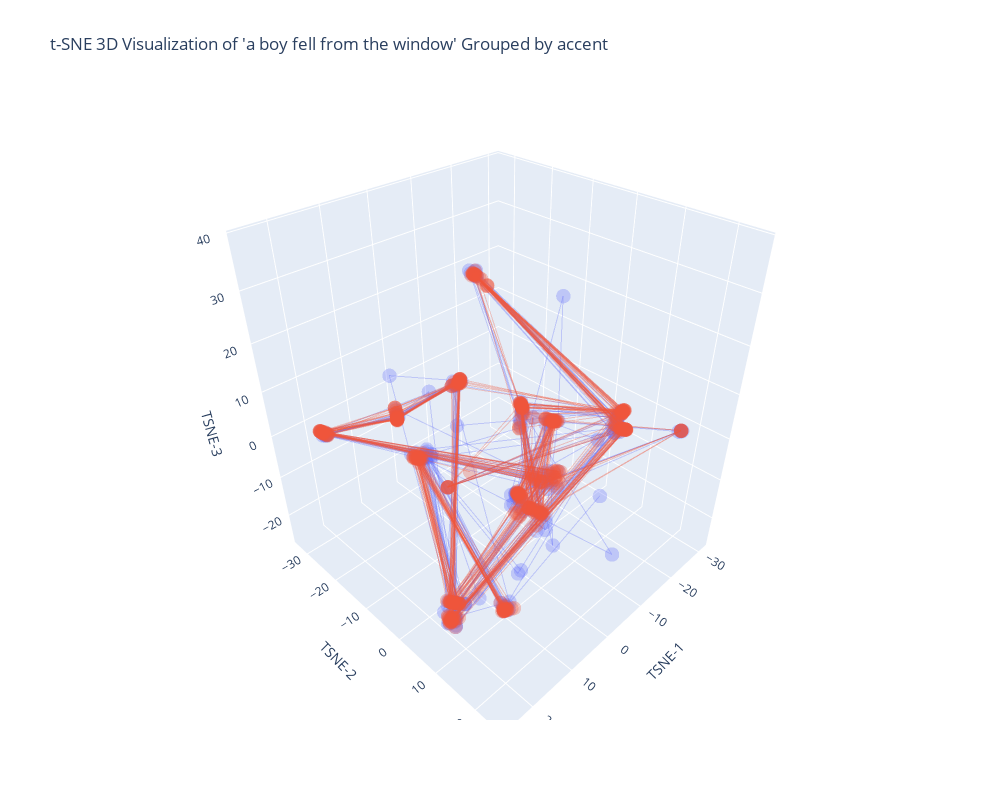

Notebook cell for this chart:
### Markdown cell above
## 2. Trajectory distribution of all talkers under the same sentence.

### Code cell
import plotly.graph_objects as go
import plotly.express as px

filtered_df = df[df['Sentence'] == 'a boy fell from the window']

categories = filtered_df['Category'].unique()
colors = px.colors.qualitative.Plotly  
color_map = {category: colors[i % len(colors)] for i, category in enumerate(categories)}

fig = go.Figure()
for talker_id in filtered_df['ID'].unique():
    talker_data = filtered_df[filtered_df['ID'] == talker_id].sort_values(by='Diphoneme')
    category = talker_data['Category'].iloc[0]
    
    fig.add_trace(go.Scatter3d(
        x=talker_data['TSNE-1'],
        y=talker_data['TSNE-2'],
        z=talker_data['TSNE-3'],
        mode='lines+markers', 

        name=f"{talker_id} (Category: {category})",  
        line=dict(width=2, color=color_map[category]),  
        marker=dict(size=5),
        text=talker_data['Diphoneme'], 
        hoverinfo='text',
        opacity=0.3  
    ))



fig.update_layout(
    showlegend=False, 
    title="t-SNE 3D Visualization of 'a boy fell from the window' Grouped by accent",
    scene=dict(
        xaxis_title='TSNE-1',
        yaxis_title='TSNE-2',
        zaxis_title='TSNE-3'
    ),
    width=1000,  
    height=800   
)

fig.show()

### Figure 1 — Plotly figure (JSON) as saved in the notebook; plotly's stock layout.template omitted (floating-point values rounded to 4 significant figures)
{"data": [{"hoverinfo": "text", "line": {"color": "#636EFA", "width": 2}, "marker": {"size": 5}, "mode": "lines+markers", "name": "ALL_005_M_CMN_ENG_HT1 (Category: L2)", "opacity": 0.3, "text": ["aɪf", "baɪ", "doʊ", "fæ", "fɹ", "lf", "mð", "nd", "wɪ", "æl", "ðw", "ɪn", "ɹʌ", "ʌb", "ʌm"], "type": "scatter3d", "x": [-0.09753, 17.54, 22.55, 25.06, 0.2678, 20.92, 0.7552, -11.16, 20.01, -29.06, 6.717, -18.54, 1.544, -6.229, -3.119], "y": [23.75, 17.65, 6.187, 13.13, 9.599, -26.0, -30.82, -26.14, 5.311, 3.096, -1.153, -14.05, 9.391, 3.87, -1.501], "z": [21.64, -11.44, 15.89, -8.235, -0.7304, 1.634, -6.836, -2.24, -24.75, -8.822, 37.94, -8.852, -11.48, 5.697, -15.37]}, {"hoverinfo": "text", "line": {"color": "#636EFA", "width": 2}, "marker": {"size": 5}, "mode": "lines+markers", "name": "ALL_011_F_CMN_ENG_HT1 (Category: L2)", "opacity": 0.3, "text": ["boʊ", "doʊ", "fæ", "fɹ", "lf", "mð", "nd", "oʊf", "wɪ", "æl", "ðw", "ɪn", "ɹʌ", "ʌb", "ʌm"], "type": "scatter3d", "x": [18.05, 23.73, 24.34, -0.3338, 21.21, 0.6527, -11.33, 0.3029, 19.04, -30.9, 6.618, -18.75, 0.2389, -6.292, -4.05], "y": [18.64, 6.319, 13.37, 10.11, -26.87, -31.49, -26.09, 23.53, 5.413, 4.585, -0.1453, -13.97, 7.613, 5.912, -0.2223], "z": [-11.15, 16.29, -8.932, 0.3852, 2.259, -7.588, -2.264, 21.28, -24.46, -8.221, 37.49, -9.015, -8.294, 7.349, -12.63]}, {"hoverinfo": "text", "line": {"color": "#636EFA", "width": 2}, "marker": {"size": 5}, "mode": "lines+markers", "name": "ALL_012_M_CMN_ENG_HT1 (Category: L2)", "opacity": 0.3, "text": ["bɔɪ", "doʊ", "fæ", "fɹ", "lf", "mð", "nd", "wɪ", "æl", "ðʌ", "ɔɪf", "ɪn", "ɹʌ", "ʌb", "ʌm", "ʌw"], "type": "scatter3d", "x": [18.45, 23.11, 24.6, -1.044, 21.23, 0.6183, -14.0, 19.84, -29.04, 11.27, 0.414, -20.72, 2.124, -5.964, -4.746, -18.64], "y": [17.89, 5.984, 13.98, 9.188, -26.35, -31.47, -27.82, 4.175, 3.473, -3.31, 23.72, -15.79, 6.624, 4.796, 0.01341, 23.98], "z": [-11.22, 15.89, -8.161, 0.9742, 1.645, -6.881, -2.896, -22.75, -8.629, -2.908, 21.05, -6.156, -8.09, 6.954, -14.14, 8.172]}, {"hoverinfo": "text", "line": {"color": "#636EFA", "width": 2}, "marker": {"size": 5}, "mode": "lines+markers", "name": "ALL_016_M_CMN_ENG_HT1 (Category: L2)", "opacity": 0.3, "text": ["bɔɪ", "doʊ", "fæ", "fɹ", "lf", "mð", "nd", "wɪ", "æl", "ðw", "ɔɪf", "ɪn", "ɹʌ", "ʌb", "ʌm"], "type": "scatter3d", "x": [18.48, 23.18, 24.49, -0.1299, 20.84, 0.4837, -13.31, 18.34, -29.59, 6.378, 0.4784, -20.94, -0.2752, -6.764, -3.933], "y": [17.9, 5.857, 13.69, 10.94, -25.6, -31.73, -26.89, 5.472, 2.009, -0.132, 23.93, -15.67, 8.475, 4.698, -1.061], "z": [-11.25, 15.92, -8.539, -0.101, 1.87, -7.674, -2.86, -24.71, -7.782, 37.42, 21.27, -8.344, -9.024, 6.588, -12.63]}, {"hoverinfo": "text", "line": {"color": "#636EFA", "width": 2}, "marker": {"size": 5}, "mode": "lines+markers", "name": "ALL_018_F_CMN_ENG_HT1 (Category: L2)", "opacity": 0.3, "text": ["bɔɪ", "doʊ", "el", "fɹ", "lf", "mð", "nd", "wɪ", "ðʌ", "ɔɪe", "ɪn", "ɹʌ", "ʌm", "ʌw"], "type": "scatter3d", "x": [18.22, 21.7, -29.91, 1.226, 19.97, 0.3488, -4.559, 18.55, 10.9, -9.199, -20.95, -0.697, -4.094, -18.74], "y": [17.4, 4.898, 3.362, 7.647, -26.76, -31.86, -26.76, 5.698, -10.58, 19.13, -15.68, 9.294, -1.284, 23.65], "z": [-11.23, 16.04, -7.901, 0.215, 1.098, -7.706, -1.14, -24.82, -0.4932, -18.37, -8.324, -9.505, -12.7, 7.931]}, {"hoverinfo": "text", "line": {"color": "#636EFA", "width": 2}, "marker": {"size": 5}, "mode": "lines+markers", "name": "ALL_020_M_CMN_ENG_HT1 (Category: L2)", "opacity": 0.3, "text": ["aɪf", "aɪf", "dʊ", "faɪ", "fɹ", "mð", "nd", "paɪ", "wɪ", "ðʌ", "ɪn", "ɹʌ", "ʌm", "ʌp", "ʌw"], "type": "scatter3d", "x": [-0.5879, -2.564, 22.12, 24.63, -0.07591, 0.3874, -9.845, 16.55, 17.61, 12.83, -18.36, 0.1372, -5.397, -7.04, -18.76], "y": [22.5, 22.09, 6.414, 18.82, 12.41, -32.22, -25.6, 17.3, 4.734, -5.261, -13.4, 10.34, -2.946, 4.133, 23.29], "z": [18.3, 15.53, 15.63, -2.982, -0.2298, -5.78, -1.677, -11.73, -25.46, 4.417, -10.56, -11.62, -17.31, 6.113, 7.612]}, {"hoverinfo": "text", "line": {"color": "#636EFA", "width": 2}, "marker": {"size": 5}, "mode": "lines+markers", "name": "ALL_021_M_CMN_ENG_HT1 (Category: L2)", "opacity": 0.3, "text": ["bɔɪ", "doʊ", "fæ", "fɹ", "lf", "mð", "nd", "wɪ", "æl", "ðʌ", "ɔɪf", "ɪn", "ɹʌ", "ʌb", "ʌm", "ʌw"], "type": "scatter3d", "x": [17.98, 22.35, 24.41, -0.917, 20.97, 0.7315, -12.41, 18.12, -30.22, 11.25, 0.2751, -20.85, 0.541, -6.043, -3.895, -18.77], "y": [17.78, 5.4, 13.5, 9.787, -26.16, -31.4, -27.33, 5.055, 3.465, -3.306, 23.63, -15.54, 7.108, 4.208, -0.8722, 23.71], "z": [-11.26, 15.92, -8.754, 0.7123, 1.992, -7.782, -3.246, -24.72, -8.0, -2.93, 21.32, -8.548, -8.336, 7.017, -12.07, 7.992]}, {"hoverinfo": "text", "line": {"color": "#636EFA", "width": 2}, "marker": {"size": 5}, "mode": "lines+markers", "name": "ALL_030_F_CMN_ENG_HT1 (Category: L2)", "opacity": 0.3, "text": ["bɔɪ", "doʊ", "fæ", "fɹ", "lf", "mð", "nd", "wɪ", "æl", "ðw", "ɔɪf", "ɪn", "ɹʌ", "ʌb", "ʌm"], "type": "scatter3d", "x": [18.28, 23.34, 23.66, -0.06602, 20.55, 0.4667, -12.1, 19.05, -30.49, 6.423, 0.4941, -20.28, 0.1918, -5.889, -4.655], "y": [18.71, 4.312, 14.22, 9.156, -25.92, -31.84, -26.77, 5.954, 2.391, 0.1448, 23.44, -14.86, 7.5, 6.119, -0.6498], "z": [-11.15, 16.0, -8.954, 0.5154, 1.601, -6.961, -3.176, -24.6, -7.911, 37.41, 20.53, -8.259, -8.442, 7.794, -14.21]}, {"hoverinfo": "text", "line": {"color": "#636EFA", "width": 2}, "marker": {"size": 5}, "mode": "lines+markers", "name": "ALL_032_M_CMN_ENG_HT1 (Category: L2)", "opacity": 0.3, "text": ["aʊf", "baʊ", "doʊ", "fæ", "fɹ", "lf", "mð", "nd", "wɪ", "æl", "ðw", "ɪn", "ɹʌ", "ʌb", "ʌm"], "type": "scatter3d", "x": [-0.9001, 11.95, 23.11, 24.48, -2.177, 21.37, 0.5455, -10.94, 17.89, -30.62, 6.524, -18.44, 1.648, -5.527, -4.158], "y": [22.27, 14.83, 5.625, 13.59, 10.71, -26.65, -31.74, -26.07, 4.926, 4.476, -0.1175, -13.7, 6.989, 5.884, 0.3157], "z": [19.15, -10.52, 15.92, -8.607, 1.118, 2.399, -6.989, -2.102, -25.11, -8.15, 37.36, -9.623, -7.558, 7.913, -15.52]}, {"hoverinfo": "text", "line": {"color": "#636EFA", "width": 2}, "marker": {"size": 5}, "mode": "lines+markers", "name": "ALL_033_M_CMN_ENG_HT1 (Category: L2)", "opacity": 0.3, "text": ["bɔɪ", "doʊ", "fæ", "fɹ", "lf", "mð", "nd", "wɪ", "æl", "ðw", "ɔɪf", "ɪn", "ɹʌ", "ʌb", "ʌm"], "type": "scatter3d", "x": [18.08, 21.94, 24.96, 1.008, 20.31, 0.5814, -13.01, 18.88, -30.51, 6.611, 0.3142, -21.23, -0.08413, -5.474, -3.53], "y": [16.78, 5.202, 12.51, 8.208, -26.7, -31.57, -28.85, 6.121, 3.676, -0.0836, 24.25, -16.37, 9.057, 1.616, -0.6162], "z": [-11.2, 15.92, -8.902, 0.03912, 1.371, -7.641, -3.459, -25.52, -7.984, 38.12, 21.93, -7.437, -8.737, 6.321, -12.68]}, {"hoverinfo": "text", "line": {"color": "#636EFA", "width": 2}, "marker": {"size": 5}, "mode": "lines+markers", "name": "ALL_035_M_CMN_ENG_HT1 (Category: L2)", "opacity": 0.3, "text": ["aʊn", "bɔɪ", "doʊ", "fɪ", "fɹ", "lf", "nd", "nz", "wɪ", "zʌ", "ɔɪf", "ɪl", "ɪn", "ɹaʊ", "ʌb", "ʌw"], "type": "scatter3d", "x": [-18.17, 17.91, 22.16, 22.65, 1.169, 20.55, -13.24, 1.088, 18.04, 11.28, 0.1671, -22.92, -20.9, 1.215, -6.423, -18.9], "y": [8.78, 17.95, 6.358, 8.801, 8.711, -26.8, -26.38, -32.08, 4.674, -0.04355, 23.75, 3.489, -15.73, 13.24, 4.756, 23.59], "z": [-15.96, -11.28, 15.81, -14.77, -0.4454, 1.525, -2.309, 2.945, -24.69, 12.39, 21.6, -7.134, -8.75, -12.73, 6.493, 7.936]}, {"hoverinfo": "text", "line": {"color": "#636EFA", "width": 2}, "marker": {"size": 5}, "mode": "lines+markers", "name": "ALL_037_M_CMN_ENG_HT1 (Category: L2)", "opacity": 0.3, "text": ["bɔɪ", "doʊ", "fæ", "fɹ", "lf", "mð", "nd", "wɪ", "æl", "ðw", "ɔɪf", "ɪn", "ɹʌ", "ʌm"], "type": "scatter3d", "x": [18.6, 23.02, 23.59, -0.2733, 20.97, 0.4495, -14.07, 19.07, -30.32, 6.602, 0.5643, -21.25, -0.1483, -3.964], "y": [18.06, 6.223, 14.34, 10.71, -25.96, -31.76, -27.83, 6.279, 3.014, 0.1946, 23.52, -16.29, 8.12, -0.65], "z": [-11.23, 15.83, -8.906, 0.2827, 1.971, -7.617, -3.001, -25.63, -8.091, 38.35, 20.44, -7.443, -8.689, -12.55]}, {"hoverinfo": "text", "line": {"color": "#636EFA", "width": 2}, "marker": {"size": 5}, "mode": "lines+markers", "name": "ALL_039_M_CMN_ENG_HT1 (Category: L2)", "opacity": 0.3, "text": ["bʌ", "doʊ", "fæ", "fɹ", "lf", "mð", "nd", "wɪ", "æl", "ðw", "ɪn", "ɹʌ", "ʌb", "ʌf", "ʌm"], "type": "scatter3d", "x": [10.05, 22.6, 25.37, 0.5797, 20.96, 0.6276, -13.17, 18.29, -29.02, 6.69, -20.95, -0.4445, -7.128, -2.986, -4.195], "y": [13.73, 5.637, 12.34, 10.84, -25.76, -31.35, -27.83, 4.627, 2.961, -0.8614, -15.83, 9.841, 6.008, 9.078, -2.543], "z": [-12.03, 15.76, -8.397, -1.154, 1.765, -7.021, -3.563, -23.9, -8.882, 37.59, -7.751, -10.41, 7.029, 33.95, -14.0]}, {"hoverinfo": "text", "line": {"color": "#636EFA", "width": 2}, "marker": {"size": 5}, "mode": "lines+markers", "name": "ALL_043_M_CMN_ENG_HT1 (Category: L2)", "opacity": 0.3, "text": ["bɔɪ", "doʊ", "fæ", "fɹ", "lf", "mð", "nd", "wɪ", "æl", "ðw", "ɔɪf", "ɪn", "ɹʌ", "ʌm"], "type": "scatter3d", "x": [18.91, 24.05, 23.61, 0.5379, 20.77, 0.543, -13.06, 19.81, -30.51, 6.53, 0.5458, -20.48, -0.2785, -4.148], "y": [18.37, 4.077, 14.3, 9.605, -26.01, -31.61, -27.24, 5.426, 2.983, -0.2184, 23.52, -15.27, 8.767, -0.8063], "z": [-11.18, 16.02, -8.94, -0.2111, 1.747, -7.338, -3.131, -24.64, -8.223, 37.64, 20.46, -7.312, -9.134, -13.51]}, {"hoverinfo": "text", "line": {"color": "#EF553B", "width": 2}, "marker": {"size": 5}, "mode": "lines+markers", "name": "ALL_049_F_ENG_ENG_HT1 (Category: L1)", "opacity": 0.3, "text": ["bɔɪ", "doʊ", "fæ", "fɹ", "lf", "mð", "nd", "wɪ", "æl", "ðw", "ɔɪf", "ɪn", "ɹʌ", "ʌb", "ʌm"], "type": "scatter3d", "x": [18.65, 23.89, 24.82, 0.8146, 20.19, 0.6945, -13.15, 19.21, -30.48, 6.583, 0.3591, -20.58, 0.2095, -6.013, -4.011], "y": [18.23, 4.827, 12.34, 8.073, -26.24, -31.46, -27.16, 5.472, 2.319, -0.3133, 24.31, -15.36, 7.427, 5.51, -0.545], "z": [-11.19, 15.99, -9.089, 0.1753, 1.289, -7.738, -3.101, -24.17, -7.894, 37.54, 22.05, -7.408, -8.506, 7.212, -12.29]}, {"hoverinfo": "text", "line": {"color": "#EF553B", "width": 2}, "marker": {"size": 5}, "mode": "lines+markers", "name": "ALL_050_M_ENG_ENG_HT1 (Category: L1)", "opacity": 0.3, "text": ["bɔɪ", "doʊ", "fæ", "fɹ", "lf", "mð", "nd", "wɪ", "æl", "ðw", "ɔɪf", "ɪn", "ɹʌ", "ʌb", "ʌm"], "type": "scatter3d", "x": [18.97, 23.86, 24.52, -0.9745, 21.35, -0.3729, -14.08, 19.58, -30.78, 5.463, 0.4462, -20.7, 0.1828, -6.508, -4.635], "y": [18.31, 6.026, 13.16, 11.01, -26.67, -32.92, -27.8, 4.906, 4.477, 1.279, 24.17, -15.94, 7.195, 6.214, -0.2315], "z": [-11.18, 16.04, -8.888, 0.6063, 2.392, -7.48, -2.825, -23.35, -8.162, 35.85, 21.61, -6.612, -8.408, 7.426, -13.33]}, {"hoverinfo": "text", "line": {"color": "#EF553B", "width": 2}, "marker": {"size": 5}, "mode": "lines+markers", "name": "ALL_051_F_ENG_ENG_HT1 (Category: L1)", "opacity": 0.3, "text": ["bɔɪ", "doʊ", "fæ", "fɹ", "lf", "mð", "nd", "wɪ", "æl", "ðw", "ɔɪf", "ɪn", "ɹʌ", "ʌb", "ʌm"], "type": "scatter3d", "x": [18.77, 24.09, 24.43, -2.351, 21.46, 0.7922, -13.36, 19.41, -30.9, 6.644, 0.4377, -20.6, 1.191, -6.24, -3.768], "y": [18.2, 5.234, 13.23, 11.06, -26.77, -31.35, -27.08, 5.432, 4.632, -0.349, 24.06, -15.26, 6.807, 5.691, -0.06427], "z": [-11.2, 16.04, -8.934, 1.097, 2.523, -7.902, -3.073, -24.38, -8.208, 37.65, 21.52, -7.36, -7.702, 7.248, -11.84]}, {"hoverinfo": "text", "line": {"color": "#EF553B", "width": 2}, "marker": {"size": 5}, "mode": "lines+markers", "name": "ALL_053_M_ENG_ENG_HT1 (Category: L1)", "opacity": 0.3, "text": ["bɔɪ", "doʊ", "fæ", "fɹ", "lf", "mð", "nd", "wɪ", "æl", "ðw", "ɔɪf", "ɪn", "ɹʌ", "ʌb", "ʌm"], "type": "scatter3d", "x": [18.77, 24.35, 25.02, 1.474, 20.25, -0.3671, -13.44, 19.55, -30.7, 5.381, 0.3132, -20.49, -0.5289, -6.397, -4.487], "y": [18.33, 5.022, 12.05, 8.429, -26.76, -32.91, -26.98, 5.281, 3.428, 1.248, 24.36, -15.24, 8.767, 6.141, -0.5368], "z": [-11.19, 16.01, -9.018, 0.2017, 1.366, -7.481, -3.19, -24.22, -8.538, 35.91, 22.15, -7.351, -8.964, 7.379, -13.29]}, {"hoverinfo": "text", "line": {"color": "#EF553B", "width": 2}, "marker": {"size": 5}, "mode": "lines+markers", "name": "ALL_055_M_ENG_ENG_HT1 (Category: L1)", "opacity": 0.3, "text": ["bɔɪ", "doʊ", "fæ", "fɹ", "lf", "mð", "nd", "wɪ", "æl", "ðw", "ɔɪf", "ɪn", "ɹʌ", "ʌb", "ʌm"], "type": "scatter3d", "x": [18.78, 23.71, 25.13, -1.754, 21.08, 0.781, -10.24, 19.48, -30.49, 6.714, 0.3232, -17.81, 0.8753, -5.542, -4.56], "y": [18.26, 5.225, 11.73, 10.08, -26.21, -31.29, -25.82, 5.416, 3.396, -0.4128, 24.42, -13.4, 6.948, 5.793, -0.0002914], "z": [-11.19, 15.97, -9.018, 0.724, 2.031, -7.185, -1.746, -24.55, -8.924, 37.76, 22.22, -9.695, -7.937, 7.818, -13.84]}, {"hoverinfo": "text", "line": {"color": "#EF553B", "width": 2}, "marker": {"size": 5}, "mode": "lines+markers", "name": "ALL_056_F_ENG_ENG_HT1 (Category: L1)", "opacity": 0.3, "text": ["bɔɪ", "doʊ", "fæ", "fɹ", "lf", "mð", "nd", "wɪ", "æl", "ðw", "ɔɪf", "ɪn", "ɹʌ", "ʌb", "ʌm"], "type": "scatter3d", "x": [18.39, 23.66, 24.67, 0.5724, 20.93, -0.3722, -13.04, 19.5, -30.97, 5.402, 0.3108, -20.51, -0.3481, -6.599, -3.806], "y": [18.26, 5.589, 12.55, 9.413, -26.88, -32.92, -27.19, 5.514, 4.498, 1.325, 24.13, -15.2, 8.602, 5.633, -0.4684], "z": [-11.21, 16.04, -9.122, -0.2834, 1.964, -7.516, -3.016, -24.51, -8.291, 35.9, 21.89, -7.402, -8.867, 7.084, -12.06]}, {"hoverinfo": "text", "line": {"color": "#EF553B", "width": 2}, "marker": {"size": 5}, "mode": "lines+markers", "name": "ALL_057_M_ENG_ENG_HT1 (Category: L1)", "opacity": 0.3, "text": ["bɔɪ", "doʊ", "fæ", "fɹ", "lf", "mð", "nd", "wɪ", "æl", "ðw", "ɔɪf", "ɪn", "ɹʌ", "ʌb", "ʌm"], "type": "scatter3d", "x": [18.79, 23.63, 24.84, -0.7269, 21.34, 0.3561, -11.96, 19.59, -30.74, 6.096, 0.3461, -19.59, 0.2317, -6.002, -5.514], "y": [18.34, 4.803, 12.56, 11.35, -26.62, -32.34, -26.63, 5.126, 4.397, -0.2777, 24.28, -14.49, 8.273, 5.918, -2.62], "z": [-11.19, 15.95, -8.954, 0.5083, 2.382, -5.485, -2.67, -23.75, -8.163, 37.2, 22.0, -8.338, -11.8, 7.363, -19.8]}, {"hoverinfo": "text", "line": {"color": "#EF553B", "width": 2}, "marker": {"size": 5}, "mode": "lines+markers", "name": "ALL_058_F_ENG_ENG_HT1 (Category: L1)", "opacity": 0.3, "text": ["bf", "doʊ", "fæ", "fɹ", "lf", "mð", "nd", "wɪ", "æl", "ðʌ", "ɪn", "ɹʌ", "ʌb", "ʌm", "ʌw"], "type": "scatter3d", "x": [1.509, 23.87, 24.08, 0.9599, 20.72, 0.6283, -13.34, 18.98, -30.86, 11.21, -20.74, -0.6109, -6.031, -4.558, -18.85], "y": [-8.068, 5.544, 13.43, 9.341, -26.67, -31.55, -27.17, 5.83, 3.82, -3.328, -15.29, 9.119, 4.092, -0.7197, 23.62], "z": [-7.943, 15.98, -9.15, -0.2294, 1.761, -7.194, -3.01, -24.48, -8.506, -2.945, -7.623, -9.323, 7.057, -13.71, 7.947]}, {"hoverinfo": "text", "line": {"color": "#EF553B", "width": 2}, "marker": {"size": 5}, "mode": "lines+markers", "name": "ALL_059_M_ENG_ENG_HT1 (Category: L1)", "opacity": 0.3, "text": ["boʊ", "doʊ", "fæ", "fɹ", "lf", "mð", "nd", "oʊf", "wɪ", "æl", "ðw", "ɪn", "ɹʌ", "ʌb", "ʌm"], "type": "scatter3d", "x": [17.39, 23.47, 24.19, -2.107, 21.32, 0.818, -13.54, 0.1723, 19.68, -30.69, 6.696, -20.65, 0.8644, -6.259, -3.928], "y": [19.14, 5.597, 13.45, 10.88, -26.3, -31.31, -27.43, 22.83, 5.356, 3.788, -0.3894, -15.58, 6.86, 5.546, -0.3766], "z": [-11.07, 15.9, -9.031, 1.151, 2.348, -7.847, -3.136, 21.06, -24.49, -8.29, 37.73, -7.028, -8.008, 7.214, -12.03]}, {"hoverinfo": "text", "line": {"color": "#EF553B", "width": 2}, "marker": {"size": 5}, "mode": "lines+markers", "name": "ALL_060_F_ENG_ENG_HT1 (Category: L1)", "opacity": 0.3, "text": ["bɔɪ", "doʊ", "fæ", "fɹ", "lf", "mð", "nd", "wɪ", "æl", "ðw", "ɔɪf", "ɪn", "ɹʌ", "ʌb", "ʌm"], "type": "scatter3d", "x": [18.38, 23.93, 24.91, -1.871, 21.23, 0.8641, -14.15, 19.1, -30.95, 6.903, 0.2979, -20.91, 1.121, -6.32, -3.791], "y": [18.48, 5.786, 12.21, 10.0, -26.83, -31.25, -27.73, 5.455, 4.55, -0.4763, 24.29, -15.97, 6.805, 5.683, -0.0399], "z": [-11.18, 16.03, -9.048, 0.8897, 2.281, -7.954, -2.877, -23.7, -8.267, 37.47, 22.17, -6.951, -7.724, 7.242, -11.76]}, {"hoverinfo": "text", "line": {"color": "#EF553B", "width": 2}, "marker": {"size": 5}, "mode": "lines+markers", "name": "ALL_061_M_ENG_ENG_HT1 (Category: L1)", "opacity": 0.3, "text": ["boʊ", "doʊ", "fæ", "fɹ", "lf", "mð", "nd", "oʊf", "wɪ", "æl", "ðw", "ɪn", "ɹʌ", "ʌb", "ʌm"], "type": "scatter3d", "x": [18.85, 24.04, 24.54, 0.7278, 20.96, 0.7391, -9.903, 0.3974, 19.17, -30.93, 6.7, -17.38, -0.6226, -5.629, -4.089], "y": [18.36, 5.25, 12.85, 9.37, -26.96, -31.41, -25.67, 24.17, 6.281, 4.63, 0.07895, -13.07, 8.685, 5.911, -0.4791], "z": [-11.17, 15.85, -9.091, -0.4265, 2.015, -7.73, -1.619, 21.78, -25.6, -8.214, 38.3, -9.973, -8.722, 7.834, -12.19]}, {"hoverinfo": "text", "line": {"color": "#EF553B", "width": 2}, "marker": {"size": 5}, "mode": "lines+markers", "name": "ALL_062_F_ENG_ENG_HT1 (Category: L1)", "opacity": 0.3, "text": ["bɔɪ", "doʊ", "fæ", "fɹ", "lf", "mð", "nd", "wɪ", "æl", "ðw", "ɔɪf", "ɪn", "ɹʌ", "ʌb", "ʌm"], "type": "scatter3d", "x": [18.8, 24.16, 24.39, -2.16, 21.35, 0.6388, -13.64, 19.46, -30.99, 6.553, 0.4582, -20.58, 0.9974, -6.72, -4.483], "y": [18.23, 5.998, 13.03, 10.44, -26.79, -31.53, -27.05, 5.589, 4.596, -0.1857, 24.11, -15.33, 6.756, 6.182, -0.1727], "z": [-11.19, 15.53, -9.117, 1.103, 2.393, -7.452, -3.285, -24.55, -8.274, 37.61, 21.56, -7.344, -7.836, 7.307, -13.1]}, {"hoverinfo": "text", "line": {"color": "#EF553B", "width": 2}, "marker": {"size": 5}, "mode": "lines+markers", "name": "ALL_063_F_ENG_ENG_HT1 (Category: L1)", "opacity": 0.3, "text": ["bɔɪ", "doʊ", "fæ", "fɹ", "lf", "mð", "nd", "wɪ", "æl", "ðw", "ɔɪf", "ɪn", "ɹʌ", "ʌb", "ʌm"], "type": "scatter3d", "x": [18.55, 23.98, 24.67, -0.08059, 20.67, 0.3605, -13.98, 19.69, -30.32, 6.243, 0.4364, -20.74, -0.1537, -6.447, -5.32], "y": [18.31, 5.6, 12.7, 10.03, -25.62, -32.34, -27.61, 4.968, 2.011, -0.09007, 24.16, -15.71, 7.901, 5.886, -1.134], "z": [-11.19, 16.03, -9.036, -0.155, 1.721, -5.505, -3.0, -23.55, -7.822, 37.19, 21.82, -6.657, -9.165, 7.184, -19.37]}, {"hoverinfo": "text", "line": {"color": "#EF553B", "width": 2}, "marker": {"size": 5}, "mode": "lines+markers", "name": "ALL_064_F_ENG_ENG_HT1 (Category: L1)", "opacity": 0.3, "text": ["bɔɪ", "doʊ", "fæ", "fɹ", "lf", "mð", "nd", "wɪ", "æl", "ðw", "ɔɪf", "ɪn", "ɹʌ", "ʌb", "ʌm"], "type": "scatter3d", "x": [18.1, 24.19, 24.14, -0.8643, 21.19, 0.7429, -12.3, 18.79, -30.62, 6.65, 0.3943, -20.21, 0.3967, -6.007, -4.224], "y": [17.76, 5.305, 13.59, 10.94, -26.22, -31.4, -26.59, 5.449, 3.529, -0.3978, 23.64, -14.79, 7.38, 4.036, -0.02064], "z": [-11.24, 16.01, -8.979, 0.6348, 2.214, -7.605, -2.775, -24.12, -8.262, 37.54, 21.13, -8.363, -8.12, 6.977, -12.61]}, {"hoverinfo": "text", "line": {"color": "#EF553B", "width": 2}, "marker": {"size": 5}, "mode": "lines+markers", "name": "ALL_065_F_ENG_ENG_HT1 (Category: L1)", "opacity": 0.3, "text": ["bɔɪ", "doʊ", "fæ", "fɹ", "lf", "mð", "nd", "wɪ", "æl", "ðʊ", "ɔɪf", "ɪn", "ɹʌ", "ʊw", "ʌb", "ʌm"], "type": "scatter3d", "x": [18.26, 24.12, 24.9, -0.4451, 21.29, 0.8707, -13.94, 19.23, -30.62, 11.15, 0.2889, -20.77, -0.359, -18.87, -6.309, -4.363], "y": [18.41, 5.92, 12.28, 11.76, -26.18, -31.22, -27.54, 5.221, 3.513, -3.291, 24.24, -15.75, 8.493, 23.66, 5.641, -0.4786], "z": [-11.18, 16.19, -9.032, 0.1534, 2.326, -7.531, -2.888, -24.12, -8.246, -2.901, 22.14, -7.076, -8.821, 7.988, 7.182, -13.04]}, {"hoverinfo": "text", "line": {"color": "#EF553B", "width": 2}, "marker": {"size": 5}, "mode": "lines+markers", "name": "ALL_066_M_ENG_ENG_HT1 (Category: L1)", "opacity": 0.3, "text": ["bɔɪ", "doʊ", "fæ", "fɹ", "lf", "mð", "nd", "wɪ", "æl", "ðʊ", "ɔɪf", "ɪn", "ɹʌ", "ʊw", "ʌb", "ʌm"], "type": "scatter3d", "x": [18.62, 23.87, 24.41, -0.0342, 21.38, 0.7589, -9.824, 18.42, -30.92, 11.21, 0.4611, -17.31, -0.5155, -18.84, -6.074, -4.104], "y": [17.89, 5.413, 13.25, 11.48, -26.79, -31.37, -25.6, 5.885, 4.605, -3.304, 24.07, -12.99, 8.574, 23.69, 4.506, -0.8562], "z": [-11.21, 15.96, -8.944, -0.3032, 2.428, -7.732, -1.58, -24.14, -8.217, -2.935, 21.48, -10.04, -9.024, 7.997, 7.124, -12.31]}, {"hoverinfo": "text", "line": {"color": "#EF553B", "width": 2}, "marker": {"size": 5}, "mode": "lines+markers", "name": "ALL_067_F_ENG_ENG_HT1 (Category: L1)", "opacity": 0.3, "text": ["bɔɪ", "doʊ", "fæ", "fɹ", "lf", "mð", "nd", "wɪ", "æl", "ðʌ", "ɔɪf", "ɪn", "ɹʌ", "ʌb", "ʌm", "ʌw"], "type": "scatter3d", "x": [18.3, 24.2, 24.76, 1.433, 20.33, 0.8161, -14.03, 19.07, -30.98, 11.24, 0.3338, -20.91, -0.3823, -5.954, -4.049, -18.77], "y": [17.62, 5.606, 12.47, 8.336, -27.16, -31.29, -27.7, 5.437, 4.621, -3.322, 24.21, -16.0, 8.553, 4.007, -0.4364, 23.72], "z": [-11.21, 16.17, -9.077, 0.2342, 1.476, -7.81, -2.915, -23.81, -8.258, -2.951, 21.96, -6.893, -8.801, 7.08, -12.2, 8.001]}, {"hoverinfo": "text", "line": {"color": "#EF553B", "width": 2}, "marker": {"size": 5}, "mode": "lines+markers", "name": "ALL_068_F_ENG_ENG_HT1 (Category: L1)", "opacity": 0.3, "text": ["boʊ", "doʊ", "fæ", "fɹ", "lf", "mð", "nd", "oʊf", "wɪ", "æl", "ðʌ", "ɪn", "ɹʌ", "ʌb", "ʌm", "ʌw"], "type": "scatter3d", "x": [17.71, 23.96, 24.2, -1.39, 20.76, 0.7667, -14.06, 0.2814, 18.82, -30.38, 11.25, -20.99, 0.5949, -5.976, -3.93, -18.76], "y": [18.86, 5.942, 13.6, 10.02, -25.72, -31.38, -27.75, 23.2, 5.634, 2.28, -3.316, -16.07, 6.994, 5.339, -0.2035, 23.7], "z": [-11.11, 16.15, -8.909, 0.5904, 1.801, -7.867, -2.851, 21.08, -24.26, -7.864, -2.965, -7.059, -8.094, 7.361, -11.99, 7.982]}, {"hoverinfo": "text", "line": {"color": "#EF553B", "width": 2}, "marker": {"size": 5}, "mode": "lines+markers", "name": "ALL_069_F_ENG_ENG_HT1 (Category: L1)", "opacity": 0.3, "text": ["bɔɪ", "doʊ", "fæ", "fɹ", "lf", "mð", "nd", "wɪ", "æl", "ðw", "ɔɪf", "ɪn", "ɹʌ", "ʌb", "ʌm"], "type": "scatter3d", "x": [18.46, 23.97, 24.53, -1.787, 21.37, 0.004221, -13.59, 18.94, -31.05, 5.728, 0.3685, -20.79, -0.2342, -6.11, -4.619], "y": [17.94, 5.531, 12.75, 10.54, -26.85, -32.42, -27.29, 5.296, 4.666, 0.3524, 24.09, -15.53, 6.793, 4.717, -1.428], "z": [-11.21, 16.04, -9.145, 1.178, 2.428, -7.43, -3.059, -24.06, -8.296, 36.72, 21.73, -7.413, -9.331, 7.089, -13.0]}, {"hoverinfo": "text", "line": {"color": "#EF553B", "width": 2}, "marker": {"size": 5}, "mode": "lines+markers", "name": "ALL_070_M_ENG_ENG_HT1 (Category: L1)", "opacity": 0.3, "text": ["bɔɪ", "doʊ", "fæ", "fɹ", "lf", "mð", "nd", "wɪ", "æl", "ðw", "ɔɪf", "ɪn", "ɹʌ", "ʌm"], "type": "scatter3d", "x": [18.85, 23.92, 24.72, -1.015, 21.32, 0.7101, -14.01, 19.61, -30.62, 6.49, 0.3834, -20.5, -0.2806, -4.555], "y": [18.33, 5.497, 12.59, 11.78, -26.2, -31.47, -27.89, 5.25, 3.551, -0.308, 24.22, -16.05, 7.322, -1.092], "z": [-11.18, 15.9, -9.044, 0.4305, 2.346, -7.866, -3.003, -24.25, -8.268, 37.52, 21.85, -6.608, -9.033, -12.34]}, {"hoverinfo": "text", "line": {"color": "#EF553B", "width": 2}, "marker": {"size": 5}, "mode": "lines+markers", "name": "ALL_071_F_ENG_ENG_HT1 (Category: L1)", "opacity": 0.3, "text": ["bɔɪ", "doʊ", "fæ", "fɹ", "lf", "mð", "nd", "wɪ", "æl", "ðw", "ɔɪf", "ɪn", "ɹʌ", "ʌb", "ʌm"], "type": "scatter3d", "x": [18.34, 23.98, 24.21, 0.7827, 20.64, 0.6186, -13.88, 19.47, -30.5, 6.518, 0.3746, -20.65, -0.4713, -5.826, -4.037], "y": [18.63, 5.848, 13.45, 9.452, -25.98, -31.55, -27.67, 5.45, 2.628, -0.1716, 23.66, -15.77, 8.817, 6.1, -0.5688], "z": [-11.18, 16.28, -9.013, -0.3356, 1.671, -7.698, -2.72, -24.4, -7.984, 37.51, 21.21, -6.938, -8.993, 7.051, -12.5]}, {"hoverinfo": "text", "line": {"color": "#EF553B", "width": 2}, "marker": {"size": 5}, "mode": "lines+markers", "name": "ALL_072_F_ENG_ENG_HT1 (Category: L1)", "opacity": 0.3, "text": ["bɔɪ", "doʊ", "fæ", "fɹ", "lf", "mð", "nd", "wɪ", "æl", "ðw", "ɔɪf", "ɪn", "ɹʌ", "ʌb", "ʌm"], "type": "scatter3d", "x": [18.46, 23.8, 24.84, -0.238, 20.97, 0.3749, -13.28, 19.5, -31.0, 6.655, 0.3258, -20.54, -0.3817, -6.203, -5.662], "y": [18.3, 6.243, 12.13, 9.516, -26.7, -32.31, -27.25, 5.099, 3.862, -0.3956, 24.15, -15.36, 6.985, 5.57, -2.24], "z": [-11.21, 16.2, -9.172, 0.4916, 2.007, -5.539, -3.084, -23.8, -8.717, 37.55, 21.88, -7.236, -9.712, 7.147, -19.6]}, {"hoverinfo": "text", "line": {"color": "#EF553B", "width": 2}, "marker": {"size": 5}, "mode": "lines+markers", "name": "ALL_131_M_ENG_ENG_HT1 (Category: L1)", "opacity": 0.3, "text": ["boʊ", "doʊ", "fæ", "fɹ", "lf", "mð", "nd", "oʊf", "wɪ", "æl", "ðw", "ɪn", "ɹʌ", "ʌb", "ʌm"], "type": "scatter3d", "x": [18.07, 24.12, 24.69, 0.8018, 19.93, 0.6575, -12.75, 0.2795, 18.06, -30.73, 6.53, -20.7, 0.6991, -5.421, -4.27], "y": [16.8, 4.8, 12.67, 7.237, -26.86, -31.52, -26.84, 24.08, 6.03, 4.292, -0.2205, -14.95, 6.953, 1.497, -0.1975], "z": [-11.2, 15.95, -9.055, 0.4301, 1.063, -7.624, -2.969, 21.91, -24.26, -8.147, 37.52, -8.854, -8.054, 6.293, -12.53]}, {"hoverinfo": "text", "line": {"color": "#EF553B", "width": 2}, "marker": {"size": 5}, "mode": "lines+markers", "name": "ALL_132_M_ENG_ENG_HT1 (Category: L1)", "opacity": 0.3, "text": ["bɔɪ", "doʊ", "fæ", "fɹ", "lf", "mð", "nd", "wɪ", "æl", "ðw", "ɔɪf", "ɪn", "ɹʌ", "ʌb", "ʌm"], "type": "scatter3d", "x": [19.09, 22.56, 24.97, 1.013, 20.22, 0.68, -13.21, 19.76, -30.49, 6.551, 0.3524, -20.65, -0.5701, -6.058, -3.521], "y": [18.16, 4.878, 12.21, 8.111, -26.56, -31.5, -28.56, 5.502, 3.277, -0.1237, 24.5, -16.08, 8.656, 5.699, -0.1097], "z": [-11.19, 15.8, -8.99, 0.04371, 1.305, -7.974, -3.594, -24.71, -8.165, 37.62, 22.23, -6.608, -8.216, 7.334, -11.7]}, {"hoverinfo": "text", "line": {"color": "#EF553B", "width": 2}, "marker": {"size": 5}, "mode": "lines+markers", "name": "ALL_133_M_ENG_ENG_HT1 (Category: L1)", "opacity": 0.3, "text": ["boʊ", "doʊ", "fæ", "fɹ", "lf", "mð", "nd", "oʊf", "wɪ", "æl", "ðw", "ɪn", "ɹʌ", "ʌb", "ʌm"], "type": "scatter3d", "x": [18.55, 24.22, 24.66, -0.3929, 20.74, 0.3664, -13.93, 0.3434, 19.32, -30.63, 6.024, -20.74, 0.7901, -6.229, -4.97], "y": [18.48, 4.885, 12.86, 8.88, -26.75, -32.18, -27.82, 24.05, 5.436, 4.196, 0.2277, -16.02, 6.869, 6.029, -0.923], "z": [-11.16, 16.01, -8.941, 0.7074, 1.779, -6.166, -3.257, 21.78, -24.35, -8.157, 37.0, -6.839, -8.076, 7.48, -17.03]}], "layout": {"height": 800, "scene": {"xaxis": {"title": {"text": "TSNE-1"}}, "yaxis": {"title": {"text": "TSNE-2"}}, "zaxis": {"title": {"text": "TSNE-3"}}}, "showlegend": false, "title": {"text": "t-SNE 3D Visualization of 'a boy fell from the window' Grouped by accent"}, "width": 1000}}
